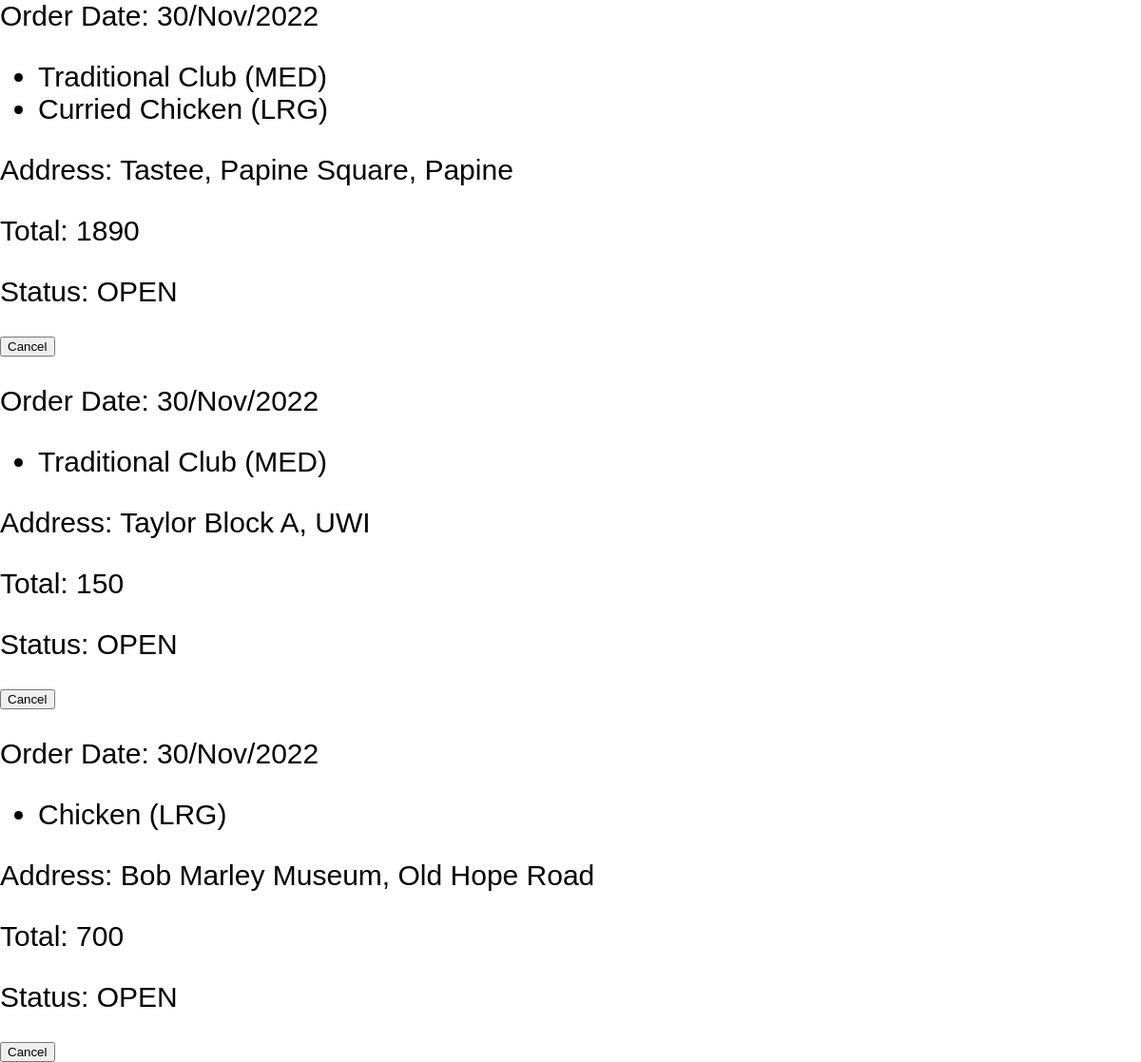
Screenshot of /prevOrders.php with the database file from the repository.
### tables this page shows
CREATE TABLE `orders` (
    `id` int(11) NOT NULL AUTO_INCREMENT,
    `total` int(11) NOT NULL default 0,
    `items` varchar(300)  NOT NULL default '',
    `status` char(4) NOT NULL default 'OPEN',
    `delivered` varchar(3) NOT NULL default 'NO',
    `date` varchar(11) NOT NULL default '',
    `gen_del_location` varchar(80) NOT NULL default '',
    `address` varchar(100) NOT NULL default '',
    `start_time` varchar(10) NOT NULL default '',
    `end_time` varchar(10) NOT NULL default '',
    `cusId` int(11) NOT NULL default 0,
    `deliveryPersonnel` varchar(100) NOT NULL default '',
    PRIMARY KEY (`id`)

);

CREATE TABLE `menuItems` (
    `id` int(11) NOT NULL AUTO_INCREMENT ,
    `name` varchar(50) NOT NULL default '',
    `category` varchar(35)  NOT NULL default '',
    `medium_size` char(3) NOT NULL default 'MED', 
    `large_size` char(3) NOT NULL default '', 
    `price` int(5)  NOT NULL default 0,
    `large_price` int(5) NOT NULL default 0,
    `image` varchar(50) NOT NULL default 'default-menu-image.jpg',
    `in_stock` varchar(3) NOT NULL default 'YES',
    PRIMARY KEY (`id`)

);

### prevOrders.php (the view, shortened to what this page needs)
<?php
    require "DBManager.php";
    $SESSION['user'] = [2, "Mary", []];
    $host = 'localhost';
    $username = 'boardwalk_user';
    $password = 'password123';
    $dbname = 'cafeInfo';
    $cusId = $SESSION['user'][0];
    $db = new DBManager($host, $username, $password, $dbname);
    $conn = $db->getConn();
    $stmt = $conn->query("SELECT * FROM orders WHERE cusId = $cusId ORDER BY date ASC");
    $orders = $stmt->fetchAll();
    foreach($orders as $order):
?>
    <div class="order">
        <p>Order Date: <?=$order["date"]?></p>
        <ul>
        <?php $items = explode(", ",$order['items']);
                foreach($items as $item):
                    $foodID = explode(" ", $item)[0];
                    $foodSize = explode(" ", $item)[1];
                    $menuStmt = $conn->query("SELECT * FROM menuitems WHERE id = $foodID");
                    $foodName = $menuStmt->fetchAll()[0]['name'];
        ?>
            <li><?=$foodName?> (<?=$foodSize?>)</li>
            <?php endforeach?>
        </ul>
        <p>Address: <?=$order['address']?>, <?=$order['gen_del_location']?></p>
        <p>Total: <?=$order['total']?></p>
        <p>Status: <?=$order['status']?></p>
        <?php if($order['status'] == 'OPEN'):?>
            <button class="cancel-order-btn" onclick="cancelOrder(<?=$order['id']?>)">Cancel</button>
        <?php endif?>
    </div>
<?php endforeach;
?>

### DBManager.php (shortened to what this page needs)
<link rel="stylesheet" href="index.css">

### rows the page displays
orders: date "30/Nov/2022", items "MED", items "LRG", address "Tastee, Papine Square", gen_del_location "Papine", total "1890", status "OPEN"
menuitems: name "Traditional Club"
menuitems: name "Curried Chicken"
orders: date "30/Nov/2022", items "MED", address "Taylor Block A", gen_del_location "UWI", total "150", status "OPEN"
menuitems: name "Traditional Club"
orders: date "30/Nov/2022", items "LRG", address "Bob Marley Museum", gen_del_location "Old Hope Road", total "700", status "OPEN"
menuitems: name "Chicken"
